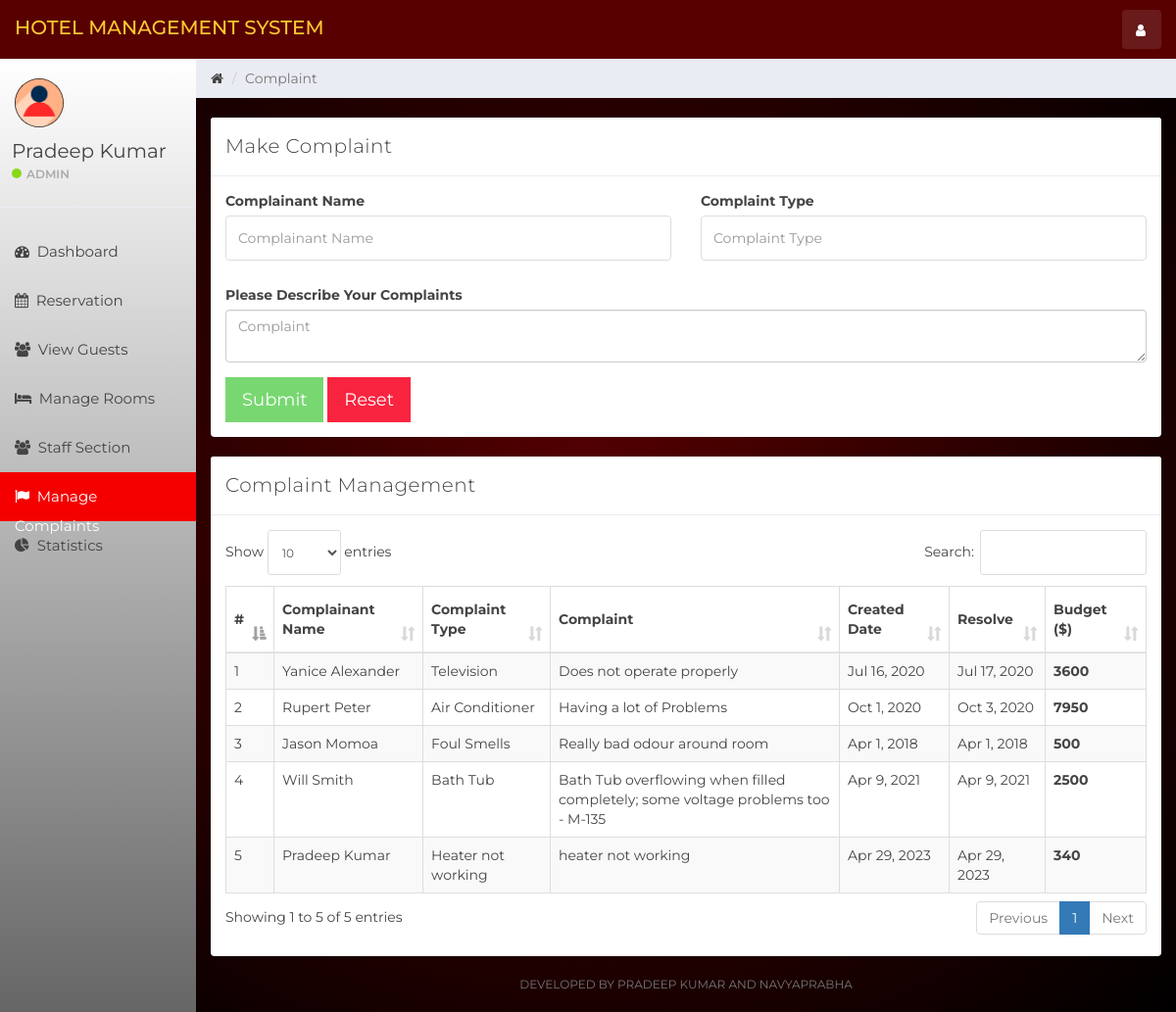
/index.php?complain (signed in), run on the app's committed database.
### tables this page shows
CREATE TABLE `user` (
  `id` int(11) NOT NULL,
  `name` varchar(100) NOT NULL,
  `username` varchar(15) NOT NULL,
  `email` varchar(100) NOT NULL,
  `password` varchar(100) NOT NULL,
  `created_at` timestamp NOT NULL DEFAULT current_timestamp()
);

CREATE TABLE `complaint` (
  `id` int(11) NOT NULL,
  `complainant_name` varchar(100) NOT NULL,
  `complaint_type` varchar(100) NOT NULL,
  `complaint` varchar(200) NOT NULL,
  `created_at` timestamp NOT NULL DEFAULT current_timestamp(),
  `resolve_status` tinyint(1) NOT NULL,
  `resolve_date` timestamp NULL DEFAULT current_timestamp() ON UPDATE current_timestamp(),
  `budget` int(11) DEFAULT NULL
);

### complain.php (the view, shortened to what this page needs)
<div class="col-sm-9 col-sm-offset-3 col-lg-10 col-lg-offset-2 main">
    <div class="row">
        <ol class="breadcrumb">
            <li><a href="#">
                    <em class="fa fa-home"></em>
                </a></li>
            <li class="active">Complaint</li>
        </ol>
    </div>
    <br>
    <div class="row">
        <div class="col-lg-12">
            <div class="panel panel-default">
                <div class="panel-heading">Make Complaint</div>
                <div class="panel-body">
                    <form role="form"  data-toggle="validator" method="post" action="ajax.php">
                        <div class="row">
                            <div class="form-group col-lg-6">
                                <label>Complainant Name</label>
                                <input type="text" class="form-control" placeholder="Complainant Name" name="complainant_name" required>
                            </div>
                            <div class="form-group col-lg-6">
                                <label>Complaint Type</label>
                                <input type="text" class="form-control" placeholder="Complaint Type" name="complaint_type" required>
                            </div>
                            <div class="form-group col-lg-12">
                                <label>Please Describe Your Complaints</label>
                                <textarea class="form-control" name="complaint" placeholder="Complaint" required></textarea>
                            </div>
                        </div>
                        <button type="submit" class="btn btn-lg btn-success" name="createComplaint" style="border-radius:0%">Submit</button>
                        <button type="reset" class="btn btn-lg btn-danger" style="border-radius:0%">Reset</button>
                    </form>
                </div>
            </div>
        </div>
    </div>
    <div class="row">
        <div class="col-lg-12">
            <div class="panel panel-default">
                <div class="panel-heading">Complaint Management</div>
                <div class="panel-body">
                    <table class="table table-striped table-bordered table-responsive" cellspacing="0" width="100%" id="rooms">
                        <thead>
                        <tr>
                            <th>#</th>
                            <th>Complainant Name</th>
                            <th>Complaint Type</th>
                            <th>Complaint</th>
                            <th>Created Date</th>
                            <th>Resolve</th>
                            <th>Budget ($)</th>
                        </tr>
                        </thead>
                        <tbody>
                        <?php
                        $complaint_query = "SELECT * FROM complaint";
                        $complaint_result = mysqli_query($connection, $complaint_query);
                        if (mysqli_num_rows($complaint_result) > 0) {
                            $num = 0;
                            while ($complaint = mysqli_fetch_assoc($complaint_result)) {
                                $num++
                                ?>
                                <tr>
                                    <td><?php echo $num ?></td>
                                    <td><?php echo $complaint['complainant_name'] ?></td>
                                    <td><?php echo $complaint['complaint_type'] ?></td>
                                    <td><?php echo $complaint['complaint'] ?></td>
                                    <td><?php echo date('M j, Y',strtotime($complaint['created_at'])) ?></td>
                                    <td>
                                        <?php if(!$complaint['resolve_status']){
                                            echo '<button class="btn btn-info" data-toggle="modal" style="border-radius:0%" data-target="#complaintModal" data-id="' . $complaint['id'] . '" id="complaint">Resolve</a>';
                                        } else{
                                            echo date('M j, Y',strtotime($complaint['resolve_date']));
                                        }
                                        ?>
                                    </td>
                                    <th><?php echo $complaint['budget'] ?></th>
                                </tr>
                            <?php }
                        } else {
                            echo "No Rooms";
                        }
                        ?>
                        </tbody>
                    </table>
                </div>
            </div>
        </div>
    </div>
    <div class="row">
        <div class="col-sm-12">
        <p class="back-link">Developed By Pradeep Kumar and Navyaprabha</p>
        </div>
    </div>
</div>

### sidebar.php (shortened to what this page needs)
<div id="sidebar-collapse" class="col-sm-3 col-lg-2 sidebar">
    <div class="profile-sidebar">
        <div class="profile-userpic">
            <img src="img/user.png" class="img-responsive" alt="">
        </div>
        <div class="profile-usertitle">
            <div class="profile-usertitle-name"><?php echo $user['name'];?></div>
            <div class="profile-usertitle-status"><span class="indicator label-success"></span>Admin</div>
        </div>
    </div>
    <ul class="nav menu">
    <?php
        if (isset($_GET['dashboard'])){ ?>
            <li class="active">
                <a href="index.php?dashboard"><em class="fa fa-dashboard">&nbsp;</em>
                    Dashboard
                </a>
            </li>
        <?php } else{?>
            <li>
                <a href="index.php?dashboard"><em class="fa fa-dashboard">&nbsp;</em>
                    Dashboard
                </a>
            </li>
        <?php }
        if (isset($_GET['reservation'])){ ?>
            <li class="active">
            <a href="index.php?reservation"><em class="fa fa-calendar">&nbsp;</em>
                    Reservation
                </a>
            </li>
        <?php } else{?>
            <li>
            <a href="index.php?reservation"><em class="fa fa-calendar">&nbsp;</em>
                    Reservation
                </a>
            </li>
        <?php }
        if (isset($_GET['view_guests'])){ ?>
            <li class="active">
                <a href="index.php?view_guests"><em class="fa fa-users">&nbsp;</em>
                    View Guests
                </a>
            </li>
        <?php } else{?>
            <li>
            <a href="index.php?view_guests"><em class="fa fa-users">&nbsp;</em>
                    View Guests
                </a>
            </li>
        <?php }
        if (isset($_GET['room_mang'])){ ?>
            <li class="active">
                <a href="index.php?room_mang"><em class="fa fa-bed">&nbsp;</em>
                    Manage Rooms
                </a>
            </li>
        <?php } else{?>
            <li>
            <a href="index.php?room_mang"><em class="fa fa-bed">&nbsp;</em>
                    Manage Rooms
                </a>
            </li>
        <?php }
        if (isset($_GET['staff_mang'])){ ?>
            <li class="active">
                <a href="index.php?staff_mang"><em class="fa fa-users">&nbsp;</em>
                    Staff Section
                </a>
            </li>
        <?php } else{?>
            <li>
                <a href="index.php?staff_mang"><em class="fa fa-users">&nbsp;</em>
                    Staff Section
                </a>
            </li>
        <?php }
        if (isset($_GET['complain'])){ ?>
            <li class="active">
                <a href="index.php?complain"><em class="fa fa-flag">&nbsp;</em>
                    Manage Complaints
                </a>
            </li>
        <?php }
        ?>
        <?php
        if (isset($_GET['statistics'])){ ?>
            <li class="active">
                <a href="index.php?statistics"><em class="fa fa-pie-chart">&nbsp;</em>
                    Statistics
                </a>
            </li>
        <?php } else{?>
        <li>
            <a href="index.php?statistics"><em class="fa fa-pie-chart">&nbsp;</em>
                Statistics
            </a>
        </li>
<?php }?>
    </ul>
</div>

### css/styles.css (style rules this page uses)
body { background-image: radial-gradient(rgb(87, 0, 0), rgb(0, 0, 0)); padding-top: 60px; font-size: 14px; color: #444444; font-family: "Montserrat", "Helvetica Neue", Helvetica, Arial, sans-serif; }
p { color: #777; }
a, a:hover, a:focus { color: #444444; }
input.form-control { border: 1px solid #ddd; box-shadow: none; height: 46px; }
.btn-success, .btn-success:hover, .btn-success:focus, .btn-success:active, .btn-success.active, .open > .dropdown-toggle.btn-success, .btn-success.disabled, .btn-success[disabled], fieldset[disabled] .btn-success, .btn-success.disabled:hover, .btn-success[disabled]:hover, fieldset[disabled] .btn-success:hover, .btn-success.disabled:focus, .btn-success[disabled]:focus, fieldset[disabled] .btn-success:focus, .btn-success.disabled:active, .btn-success[disabled]:active, fieldset[disabled] .btn-success:active, .btn-success.disabled.active, .btn-success[disabled].active, fieldset[disabled] .btn-success.active { background-color: #32c328; border-color: #32c328; }
.btn-danger, .btn-danger:hover, .btn-danger:focus, .btn-danger:active, .btn-danger.active, .open > .dropdown-toggle.btn-danger, .btn-danger.disabled, .btn-danger[disabled], fieldset[disabled] .btn-danger, .btn-danger.disabled:hover, .btn-danger[disabled]:hover, fieldset[disabled] .btn-danger:hover, .btn-danger.disabled:focus, .btn-danger[disabled]:focus, fieldset[disabled] .btn-danger:focus, .btn-danger.disabled:active, .btn-danger[disabled]:active, fieldset[disabled] .btn-danger:active, .btn-danger.disabled.active, .btn-danger[disabled].active, fieldset[disabled] .btn-danger.active { background-color: #f9243f; border-color: #f9243f; }
.label-success { background-color: #8ad919; }
.panel { border: 0; }
.panel-heading { font-size: 20px; font-weight: 300; letter-spacing: 0.025em; height: 60px; line-height: 38px; }
.panel-default .panel-heading { background: #fff; border-bottom: 1px solid #e9ecf2; color: #444444; }
.sidebar { display: block; padding: 0; display: none; box-shadow: none; background-image: linear-gradient(rgb(255, 255, 255), rgb(102, 102, 102)); }
.sidebar ul { margin: 20px 0px; }
@media (min-width: 768px) { .sidebar { display: block; position: fixed; top: 60px; bottom: 0; left: 0; z-index: 1000; display: block; margin: 0; padding: 0; overflow-x: hidden; overflow-y: auto; } }
.sidebar ul.nav .active a, .sidebar ul.nav li.parent a.active, .sidebar ul.nav .active > a:hover, .sidebar ul.nav li.parent a.active:hover, .sidebar ul.nav .active > a:focus, .sidebar ul.nav li.parent a.active:focus { color: #fff; background-color: #f50000; }
.sidebar ul.nav li a { height: 50px; font-size: 15px; line-height: 2em; color: #444444; }
.profile-sidebar { padding: 10px 0; border-bottom: 1px solid #e9ecf2; }
.indicator { width: 10px; height: 10px; display: inline-block; border-radius: 9999px; margin-right: 5px; }
.profile-userpic img { float: left; margin: 10px 0px 0px 15px; width: 50px; height: 50px; border-radius: 9999px !important; }
.profile-usertitle { float: left; text-align: left; margin: 10px 0 0 12px; }
.profile-usertitle-name { font-size: 20px; margin-bottom: 0px; }
.profile-usertitle-status { text-transform: uppercase; color: #aaa; font-size: 12px; font-weight: 600; margin-bottom: 15px; }
.breadcrumb { border-radius: 0; padding: 10px 15px 10px 15px; background: #e9ecf2; margin: 0; }
.table { background: #fff; }
.table > thead > tr > th { border-bottom: 1px solid #e6e7e8; vertical-align: middle; height: 50px; }
p.back-link { text-align: center; margin-bottom: 20px; font-size: 12px; text-transform: uppercase; }

### data on the page
user: name "Pradeep Kumar"
complaint: complainant_name "Yanice Alexander", complaint_type "Television", complaint "Does not operate properly", created_at "Jul 16, 2020", resolve_date "Jul 17, 2020", budget "3600"
complaint: complainant_name "Rupert Peter", complaint_type "Air Conditioner", complaint "Having a lot of Problems", created_at "Oct 1, 2020", resolve_date "Oct 3, 2020", budget "7950"
complaint: complainant_name "Jason Momoa", complaint_type "Foul Smells", complaint "Really bad odour around room", created_at "Apr 1, 2018", resolve_date "Apr 1, 2018", budget "500"
complaint: complainant_name "Will Smith", complaint_type "Bath Tub", complaint "Bath Tub overflowing when filled completely; some voltage problems too - M-135", created_at "Apr 9, 2021", resolve_date "Apr 9, 2021", budget "2500"
complaint: complainant_name "Pradeep Kumar", complaint_type "Heater not working", complaint "heater not working", created_at "Apr 29, 2023", resolve_date "Apr 29, 2023", budget "340"
